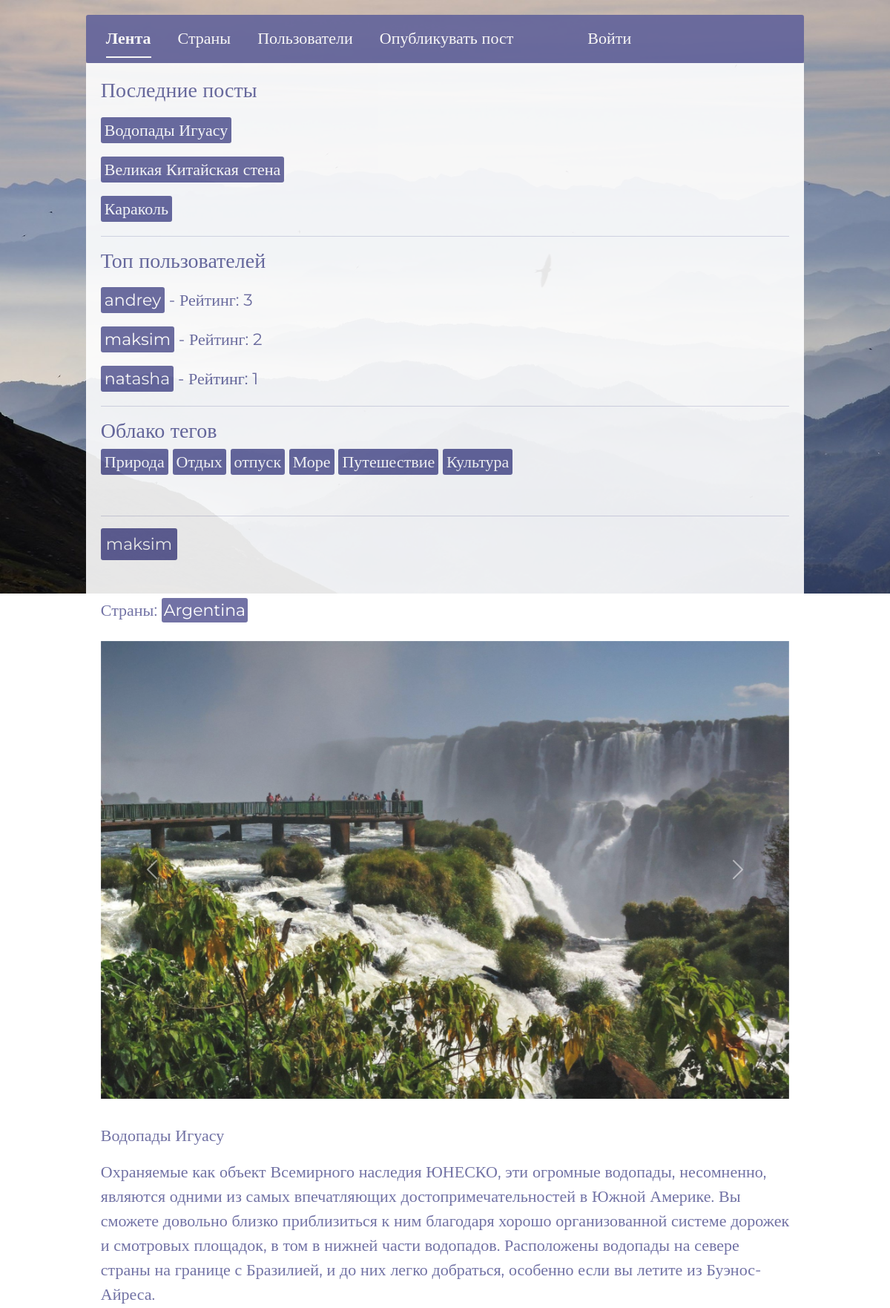
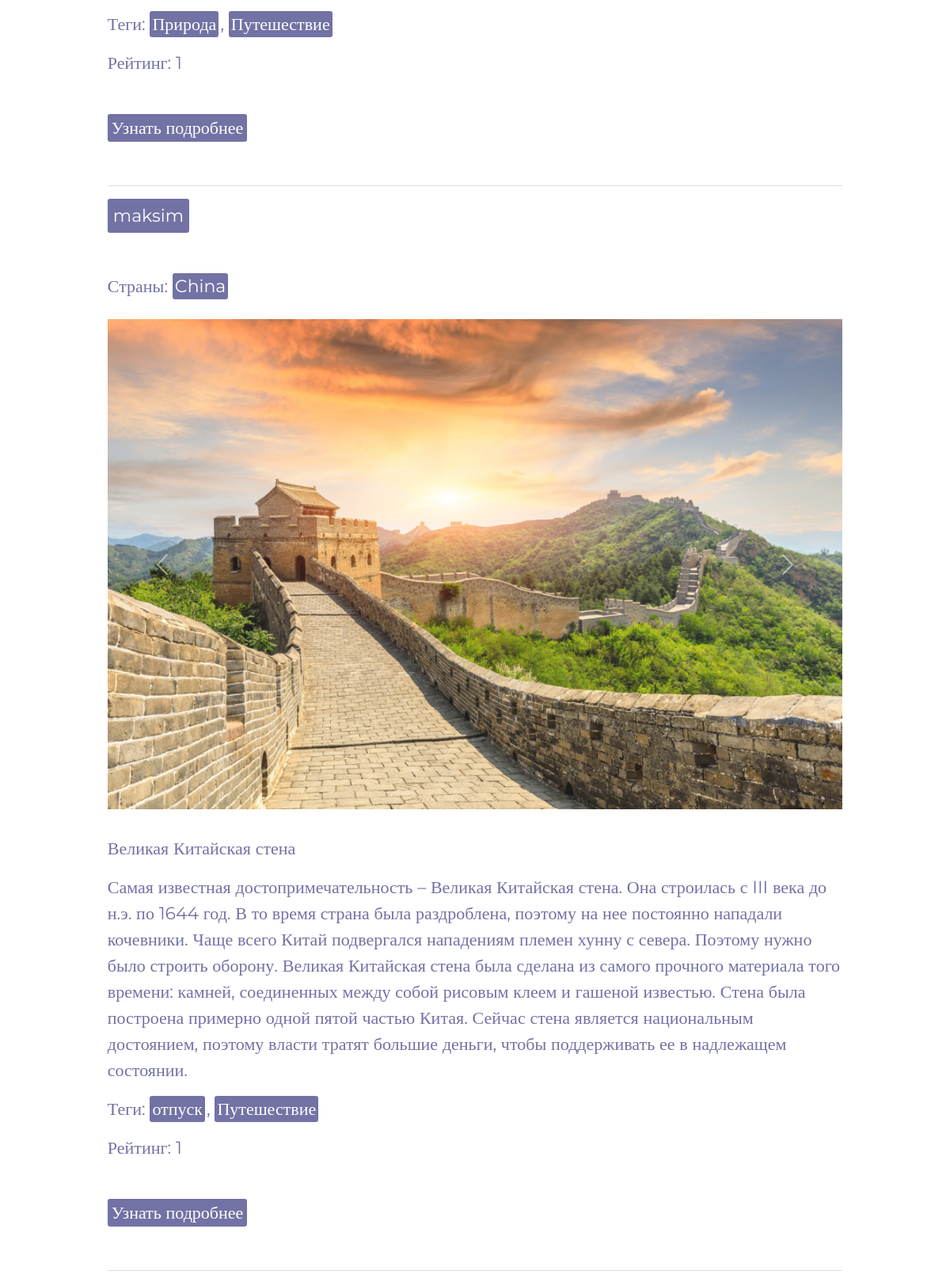
The page / (upper part) on the database its author committed (2 pictures, top to bottom).
### user/models.py (models this page shows, shortened)
class Post(models.Model):
    create_date = models.DateTimeField(auto_now_add=True)
    author = models.ForeignKey(User, on_delete=models.CASCADE,  verbose_name='Автор', blank=False, null=True, related_name='posts')
    countries = models.ManyToManyField(Country, blank=False, verbose_name="Страны")
    subject = models.CharField(max_length=255, blank=False, null=True, verbose_name='Тема')
    body = models.TextField(validators=[MinLengthValidator(3)], blank=False, null=True, verbose_name='Тело поста')
    photos = models.ManyToManyField(Photo, blank=True, verbose_name='Фотографии')
    tags = models.ManyToManyField(Tag, blank=True, verbose_name='Теги')
    rating = models.IntegerField(default=0, verbose_name='Рейтинг')
    last_lifted_at = models.DateTimeField(null=True, blank=True, verbose_name='Последнее время поднятия')
    class Meta:
        verbose_name = 'Пост'
        verbose_name_plural = 'Посты'

class Profile(models.Model):
    user = models.OneToOneField(User, on_delete=models.CASCADE, verbose_name='Пользователь')
    countries_interest = models.ManyToManyField(Country, blank=True, verbose_name="Интересующие страны")
    post_count = models.IntegerField(default=0, verbose_name='Количество постов')
    followers = models.ManyToManyField(User, related_name='following', blank=True, verbose_name='Подписчики')
    followers_count = models.IntegerField(default=0, verbose_name='Количество подписчиков')
    is_create = models.BooleanField(default=True, verbose_name='Создавать посты')
    is_blocked = models.BooleanField(default=False, verbose_name='Заблокирован')
    class Meta:
        verbose_name = 'Профиль'
        verbose_name_plural = 'Профили'

class Tag(models.Model):
    name = models.CharField(max_length=50, verbose_name='Тег')
    class Meta:
        verbose_name = 'Тег'
        verbose_name_plural = 'Теги'

class Photo(models.Model):
    image = models.ImageField(upload_to='post_photos/', validators=[validate_image_size], verbose_name='Фото')
    class Meta:
        verbose_name = 'Фото'
        verbose_name_plural = 'Фотки'

### country/models.py (models this page shows, shortened)
class Country(models.Model):
    name = models.CharField(max_length=255, verbose_name='Название страны')
    top_level_domain = models.CharField(max_length=255, blank=True, verbose_name='Топ-уровневый домен')
    alpha2_code = models.CharField(max_length=255, blank=True, verbose_name='Двухбуквенный код страны')
    alpha3_code = models.CharField(max_length=255, blank=True, verbose_name='Трехбуквенный код страны')
    calling_code = models.CharField(max_length=255, blank=True, verbose_name='Телефонный код')
    capital = models.CharField(max_length=255, blank=True, verbose_name='Столица')
    alt_spellings = models.TextField(blank=True, verbose_name='Альтернативные написания')
    region = models.CharField(max_length=255, blank=True, verbose_name='Регион')
    class Meta:
        verbose_name = 'Страна'
        verbose_name_plural = 'Страны'

### user/views.py (the view)
# urls.py: path('', views.index, name='index')
def index(request):
    active_link = 'index'
    is_authenticated_user = request.user.is_authenticated
    if is_authenticated_user:
        try:
            profile = Profile.objects.get(user=request.user)
        except Profile.DoesNotExist:
            return redirect('login')
        cache_key = f"user_feed_{request.user.id}"
        posts = cache.get(cache_key)
        if not posts:
            posts = Post.objects.filter(
                Q(countries__in=profile.countries_interest.all()) |
                Q(author__in=profile.followers.all())
            ).order_by('-last_lifted_at')
            cache.set(cache_key, posts, timeout=60*5)
        for post in posts:
            post.is_following = post.author.profile.followers.filter(id=request.user.id).exists()
        paginator = Paginator(posts, 10)
        page_number = request.GET.get('page')
        page_obj = paginator.get_page(page_number)
        context = {
            'posts': page_obj,
            'active_link': active_link,
            'is_authenticated_user': is_authenticated_user
        }
        return render(request, "user/index.html", context)
    else:
        cache_key = 'public_feed'
        posts = cache.get(cache_key)
        if not posts:
            posts = Post.objects.all().order_by('-create_date')[:10]
            cache.set(cache_key, posts, timeout=60*5)
        context = {
            'posts': posts,
            'active_link': active_link,
            'is_authenticated_user': is_authenticated_user
        }
        return render(request, "user/index.html", context)

### user/context_processors.py (called while the page is built)
def global_context(request):
    latest_posts = Post.objects.order_by('-create_date')[:3]
    tag_cloud = Tag.objects.all()
    top_users = Profile.objects.annotate(
        posts_count=Count('user__posts'),
        total_rating=Sum('user__posts__rating')
    ).filter(total_rating__gt=0).order_by('-total_rating')[:5]
    return {
        'latest_posts': latest_posts,
        'tag_cloud': tag_cloud,
        'top_users': top_users,
    }

### templates/user/index.html (shortened to what this page needs)
{% extends 'base.html' %}
{% block extra_css %}
    {% load static %}
    <link rel="stylesheet" href="{% static 'css/index.css' %}">
{% endblock %}
{% block content %}
    <div id="wrapper">
        <div id="index-nav">
            <ul class="nav nav-underline">
              <li class="nav-item" id="index-nav-item">
                <a id="index-link" class="nav-link active" aria-current="page" href="{% url 'index' %}">Лента</a>
              </li>
              <li class="nav-item" id="index-nav-item">
                <a id="index-link" class="nav-link" href="{% url 'country_list_view' %}">Страны</a>
              </li>
              <li class="nav-item" id="index-nav-item">
                <a id="index-link" class="nav-link" href="{% url 'profiles' %}">Пользователи</a>
              </li>
              <li class="nav-item" id="index-nav-item">
                <a id="index-link" class="nav-link" href="{% url 'create_post' %}">Опубликувать пост</a>
              </li>
              {% if user.is_authenticated %}
                <li class="nav-item" id="index-nav-item">
                    <a id="index-link" class="nav-link" href="{% url 'profile_detail' user.id %}">{{user.username}}</a>
                </li>
                <li class="nav-item" id="index-nav-item">
                    <a id="index-link" class="nav-link" href="{% url 'logout' %}">Выйти</a>
                </li>
              {% else %}
                <li class="nav-item" id="index-nav-item">
                    <a id="index-link" class="nav-link" href="{% url 'login' %}">Войти</a>
                </li>
              {% endif %}
            </ul>
        </div>
        <div id="lenta">
            {% include 'commom_info.html' %}
        </div>
        {% if active_link == 'index' %}
            {% for post in posts %}
                    <div id="lenta">
                        <hr>
                        <div id="author">
                            <a href="{% url 'profile_detail' post.author.id %}">{{post.author }}</a>
                    </div>
                    <br>
                    <div id="country">
                        {% if post.countries.exists %}
                            <p>Страны:
                                {% for country in post.countries.all %}
                                <a href="{% url 'country_detail' country.id %}">{{ country.name }}</a>{% if not forloop.last %} {% endif %}
                                {% endfor %}
                            </p>
                        {% else %}
                            <p>Страны не указаны</p>
                        {% endif %}
                    </div>
                    <div id="post_{{ post.id }}" class="carousel slide" data-bs-ride="carousel">
                        <div class="carousel-inner">
                            {% if post.photos.exists %}
                                {% for photo in post.photos.all %}
                                    <div class="carousel-item {% if forloop.first %}active{% endif %}">
                                        <img src="{{ photo.image.url }}" class="d-block w-100" alt="photo">
                                    </div>
                                {% endfor %}
                            {% else %}
                                <div class="carousel-item active">
                                    <img src="" class="d-block w-100" alt="Нет фотографий">
                                </div>
                            {% endif %}
                        </div>
                        <button class="carousel-control-prev" type="button" data-bs-target="#post_{{ post.id }}" data-bs-slide="prev">
                            <span class="carousel-control-prev-icon" aria-hidden="true"></span>
                        </button>
                        <button class="carousel-control-next" type="button" data-bs-target="#post_{{ post.id }}" data-bs-slide="next">
                            <span class="carousel-control-next-icon" aria-hidden="true"></span>
                        </button>
                    </div>
                    <br>
                    <div id="subject">
                        <p>
                            {{post.subject }}
                        </p>
                    </div>
                    <div id="info-text">
                        <p>
                            {{post.body }}
                        </p>
                    </div>
                    <div id="teg">
                        {% if post.countries.exists %}
                            <p>Теги:
                                {% for tag in post.tags.all %}
                                <a href="{% url 'posts_by_tag' tag.id %}">{{ tag.name }}</a>{% if not forloop.last %}, {% endif %}
                                {% endfor %}
                            </p>
                        {% else %}
                            <p>Теги не указаны</p>
                        {% endif %}
                    </div>
                    <div id="rating-{{ post.id }}">
                        <p>Рейтинг: <span class="rating-value">{{ post.rating }}</span></p>
                    </div>
                    <br>
                    <div id="detail-post-link">
                        <a href="{% url 'post_detail' post.id %}">Узнать подробнее</a>
                    </div>
                </div>
            {% endfor %}
        {% endif %}
    </div>
{% endblock %}

### templates/commom_info.html
<div id="top-info">
    <h3>Последние посты</h3>
    {% for post in latest_posts %}
        <div id="link_posts">
            <a href="{% url 'post_detail' post.id %}">{{post.subject}}</a>
        </div>
    {% endfor %}
    <hr>
    <h3>Топ пользователей</h3>
    {% for user in top_users %}
        <div id="link_users">
            <a href="{% url 'profile_detail' user.user.id %}">{{user.user.username}}</a> - Рейтинг: {{ user.total_rating }}
        </div>
    {% endfor %}
    <hr>
    <h3>Облако тегов</h3>
    {% for tag in tag_cloud %}
        <div id="tags">
            <a href="{% url 'posts_by_tag' tag.id %}">{{tag.name}}</a>
        </div>
    {% endfor %}
</div>

### static/css/base.css (style rules this page uses)
x1html, body, div, span, applet, object, iframe, h1, h2, h3, h4, h5, h6, p, blockquote, pre, a, abbr, acronym, address, big, cite, code, del, dfn, em, img, ins, kbd, q, s, samp, small, strike, strong, sub, sup, tt, var, b, u, i, center, dl, dt, dd, ol, ul, li, fieldset, form, label, legend, table, caption, tbody, tfoot, thead, tr, th, td, article, aside, canvas, details, embed, figure, figcaption, footer, header, hgroup, menu, nav, output, ruby, section, summary, time, mark, audio, video { margin: 0; padding: 0; border: 0; font-size: 100%; font: inherit; vertical-align: baseline; }
body { line-height: 1; }
ol, ul { list-style: none; }
html { box-sizing: border-box; }
*, *::before, *::after { box-sizing: inherit; }
#body { height: auto !important; background-image: url(../img/mountains-3699372_1280.jpg); background-repeat: no-repeat; background-size: cover; font-family: 'Montserrat'; font-size: 22px; font-weight: 400; color:#000000; display: flex; justify-content: center; align-items: center; }
#wrapper { display: flex; flex-direction: column; align-items: center; justify-content: center; margin: 0 auto; padding: 20px; }
#wrapper #index-nav { width: 90%; height: auto; background-color: #62639B; padding: 5px; border-radius: 3px; border: 2px solid #62639B; text-align: center; opacity: 0.9; }
#lenta { width: 90%; background-color: white; opacity: 0.9; padding: 20px; color: #62639B; }
#author { display: flex; justify-content: space-between; align-items: center; margin-bottom: 10px; }
#author a { margin-right: 20px; text-decoration: none; color: white; background-color: #62639B; padding: 3px 5px; border-radius: 3px; border: 2px solid #62639B; }
#index-nav-item { margin-left: 20px; }
#index-link { color: white; }
#detail-post-link a { text-decoration: none; color: white; background-color: #62639B; padding: 4px 5px; border-radius: 3px; }
#top-info div { margin-top: 20px; margin-bottom: 20px; }
#top-info div a { text-decoration: none; color: white; background-color: #62639B; padding: 4px 5px; border-radius: 3px; }
#top-info #tags { display: inline; }
#country p { line-height: 50px }
#country a { text-decoration: none; color: white; background-color: #62639B; padding: 3px 3px; border-radius: 3px; margin-right: 2px; }
#teg a { text-decoration: none; color: white; background-color: #62639B; padding: 3px 3px; border-radius: 3px; margin-right: 2px; }

### static/css/index.css (style rules this page uses)
#index-nav { display: flex; justify-content: flex-start; }
#index-nav ul { width: 100%; display: flex; align-items: center; }

### rows shown on the page
Post: subject "Водопады Игуасу", author "maksim", body "Охраняемые как объект Всемирного наследия ЮНЕСКО, эти огромные водопады, несомненно, являются одними из самых впечатляющих достопримечательностей в Южной Америке. Вы сможете довольно близко приблизиться к ним благодаря хорошо организованной системе дорожек и смотровых площадок, в том в нижней части водопадов. Расположены водопады на севере страны на границе с Бразилией, и до них легко добраться, особенно если вы летите из Буэнос-Айреса.", rating "1"
Post: subject "Великая Китайская стена", author "maksim", body "Самая известная достопримечательность – Великая Китайская стена. Она строилась с III века до н.э. по 1644 год. В то время страна была раздроблена, поэтому на нее постоянно нападали кочевники. Чаще всего Китай подвергался нападениям племен хунну с севера. Поэтому нужно было строить оборону. Великая Китайская стена была сделана из самого прочного материала того времени: камней, соединенных между собой рисовым клеем и гашеной известью. Стена была построена примерно одной пятой частью Китая. Сейчас стена является национальным достоянием, поэтому власти тратят большие деньги, чтобы поддерживать ее в надлежащем состоянии.", rating "1"
Post: subject "Караколь"
Profile: user.username "andrey", total_rating "3"
Profile: user.username "maksim", total_rating "2"
Profile: user.username "natasha", total_rating "1"
Tag: name "Природа"
Tag: name "Отдых"
Tag: name "отпуск"
Tag: name "Море"
Tag: name "Путешествие"
Tag: name "Культура"
Country: name "Argentina"
Photo: image (picture)
Country: name "China"
Photo: image (picture)
